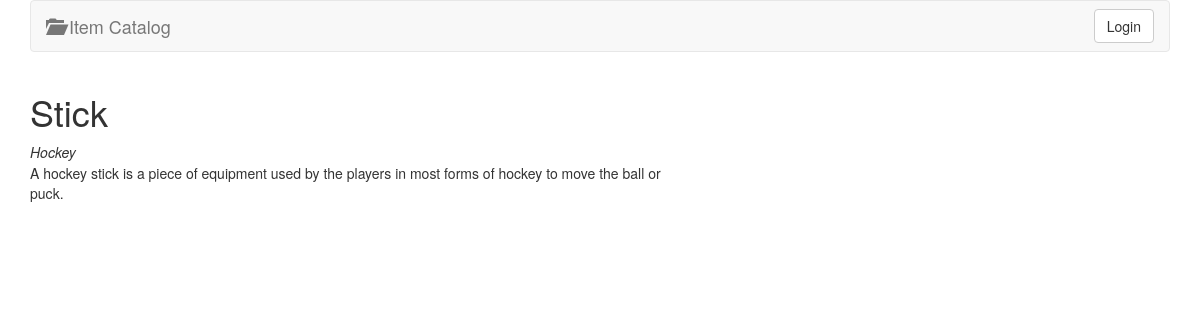
/catalog/3/items/7/, run on the app's committed database.
### models.py (models this page shows, shortened)
class CategoryItem(Base):
    __tablename__ = 'category_item'
    name = Column(String(80), nullable=False)
    id = Column(Integer, primary_key=True)
    description = Column(String(250))
    category_id = Column(Integer, ForeignKey('category.id'))
    category = relationship(Category)
    user_id = Column(Integer, ForeignKey('user.id'))
    user = relationship(User)

class Category(Base):
    __tablename__ = 'category'
    id = Column(Integer, primary_key=True)
    name = Column(String(250), nullable=False)
    user_id = Column(Integer, ForeignKey('user.id'))
    user = relationship(User)
    items = relationship("CategoryItem")

### app.py (the view)
@app.route('/catalog/<int:category_id>/items/<int:item_id>/', methods=['GET'])
def showCategoryItem(category_id, item_id):
    item = session.query(CategoryItem).filter_by(id=item_id).one()
    category = session.query(Category).filter_by(id=category_id).one()
    if request_wants_json():
        return jsonify(Item=item.serialize)
    else:
        return render_template('viewCategoryItem.html', category=category,
                               item=item)

### app.py (called while the page is built)
def request_wants_json():
    best = request.accept_mimetypes \
        .best_match(['application/json', 'text/html'])
    return best == 'application/json' and \
        request.accept_mimetypes[best] > \
        request.accept_mimetypes['text/html']

### templates/viewCategoryItem.html (shortened to what this page needs)
{% extends "layout.html" %}
{% block content %}
	<div class="row banner item">
		<div class="col-md-7 padding-none">
			<h1>{{ item.name }}</h1>
			<em>{{category.name}}</em>
			<div class="row"><div class="col-md-7 top7"></div></div>
			<p>{{ item.description }}</p>
		</div>
	</div>
{% endblock %}

### data on the page
CategoryItem: name "Stick", description "A hockey stick is a piece of equipment used by the players in most forms of hockey to move the ball or puck."
Category: name "Hockey"
